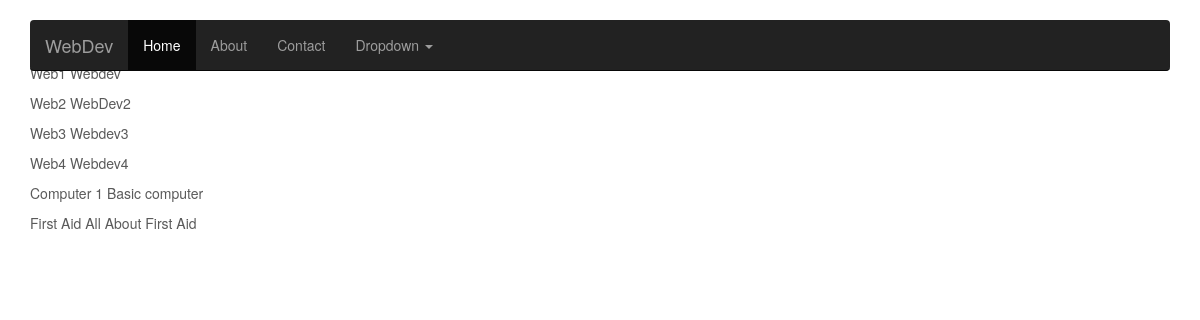
/subjects/, run on the app's committed database.
### student/models.py (models this page shows, shortened)
class Subject(models.Model):
	subject_name = models.CharField(max_length=150)
	description = models.TextField(max_length=500)

### student/views.py (the view)
# urls.py: url(r'^subjects/$', SubjectList.as_view(), name='subjects'),
class SubjectList(View):
	def get(self, request):
		subjects = Subject.objects.all()
		context = {
			'subjects': subjects,
		}
		return render(request, "subject.html", context)

### student/templates/subject.html
{% extends "base.html" %}
{% block content %}
   <h2>subjects</h2>
	{% for subject in subjects %}
	<p>{{ subject.subject_name}} {{ subject.description}} </p>
	{% endfor %}
{% endblock %}

### form/static/css/carousel.css (style rules this page uses)
body { padding-bottom: 40px; color: #5a5a5a; }

### form/static/css/theme.css (style rules this page uses)
body { padding-bottom: 40px; color: #5a5a5a; }

### data on the page
Subject: subject_name "Web1", description "Webdev"
Subject: subject_name "Web2", description "WebDev2"
Subject: subject_name "Web3", description "Webdev3"
Subject: subject_name "Web4", description "Webdev4"
Subject: subject_name "Computer 1", description "Basic computer"
Subject: subject_name "First Aid", description "All About First Aid"
